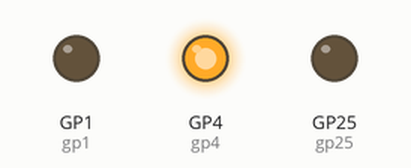
Bench run of a program on a simulated Raspberry Pi Pico running MicroPython. Shown: output pins drawn as LEDs (lit = HIGH). What the program prints to the serial console is not drawn.

Above: at 0.1 s.
Timing chart, 0 to 1.6 s (numbered marks = the images above):
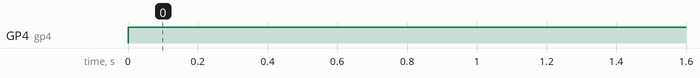

The program:

main.py
```python
from machine import Pin, Timer

def check_sensor(timer):
    global sensor
    if sensor.value() == 1:
        gp1.value(1)
        gp25.value(1)
        print("Motion detected")
    else:
        gp1.value(0)
        gp25.value(0)
        print("Waiting for motion")

gp4 = Pin(4,Pin.OUT)
gp4.value(1)
gp1 = Pin(1,Pin.OUT)
gp25 = Pin(25,Pin.OUT)
sensor = Pin(16,Pin.IN)
tim = Timer()
tim.init(freq=1.5, mode=Timer.PERIODIC, callback=check_sensor)
```

Measured:
- by itself, GP4 (gp4): LOW → HIGH at 0.00 s
